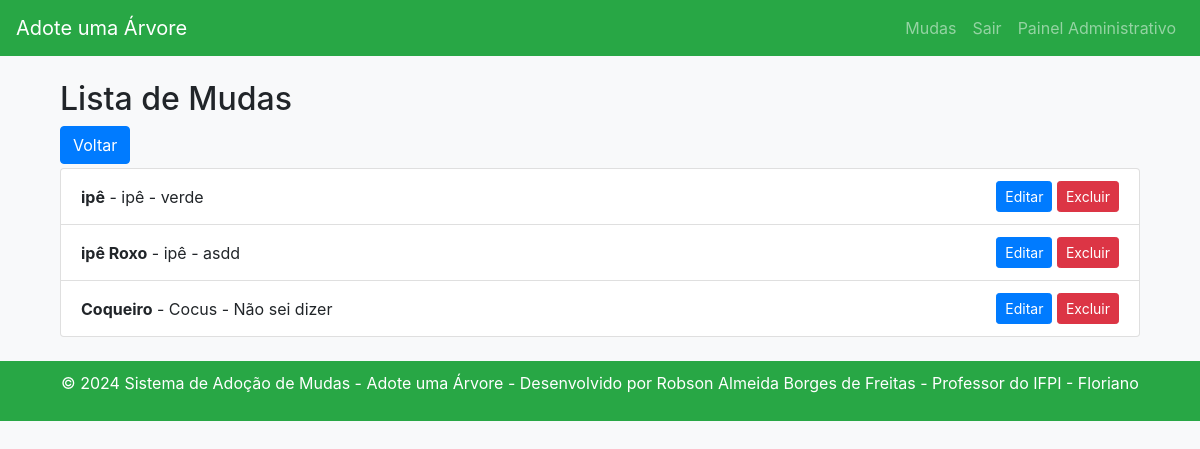
The page /mudas/ (signed in) on the database its author committed.
### arvore/models.py (models this page shows, shortened)
class Muda(models.Model):
    nome = models.CharField(max_length=100)
    especie = models.CharField(max_length=100)
    descricao = models.TextField()

### arvore/views.py (the view)
# urls.py: path('mudas/', views.lista_mudas, name='lista_mudas'),
@login_required
def lista_mudas(request):
    mudas = Muda.objects.all()
    return render(request, 'lista_mudas.html', {'mudas': mudas})

### arvore/templatetags/custom_filters.py (called while the page is built)
@register.filter(name='is_member_of_team')
def is_member_of_team_filter(user):
    return is_member_of_team(user)

### arvore/views.py (called while the page is built)
def is_member_of_team(user):
    is_in_team_group = user.groups.filter(name='equipe').exists()
    is_superuser = user.is_superuser
    return is_in_team_group or is_superuser

### arvore/templates/lista_mudas.html (shortened to what this page needs)
{% extends 'base.html' %}
{% block content %}
{% load custom_filters %}
<div class="container mt-4 mb-4">
    <h2>Lista de Mudas</h2>
    <a href="javascript:history.back()" class="btn btn-primary mb-1">Voltar</a>
    <ul class="list-group">
        {% for muda in mudas %}
            <li class="list-group-item d-flex justify-content-between align-items-center">
                <div>
                    <strong>{{ muda.nome }}</strong> - {{ muda.especie }} - {{ muda.descricao }}
                </div>
                <div>
                    {% if user|is_member_of_team %}
                        <a href="{% url 'editar_muda' muda.id %}" class="btn btn-primary btn-sm">Editar</a>
                        <a href="{% url 'excluir_muda' muda.id %}" class="btn btn-danger btn-sm">Excluir</a>
                    {% endif %}
                </div>
            </li>
        {% endfor %}
    </ul>
</div>
{% endblock %}

### arvore/templates/base.html (style rules this page uses)
body { background-color: #f8f9fa; padding-top: 56px; }
.container { margin-top: 20px; }

### rows shown on the page
Muda: nome "ipê", especie "ipê", descricao "verde"
Muda: nome "ipê Roxo", especie "ipê", descricao "asdd"
Muda: nome "Coqueiro", especie "Cocus", descricao "Não sei dizer"
